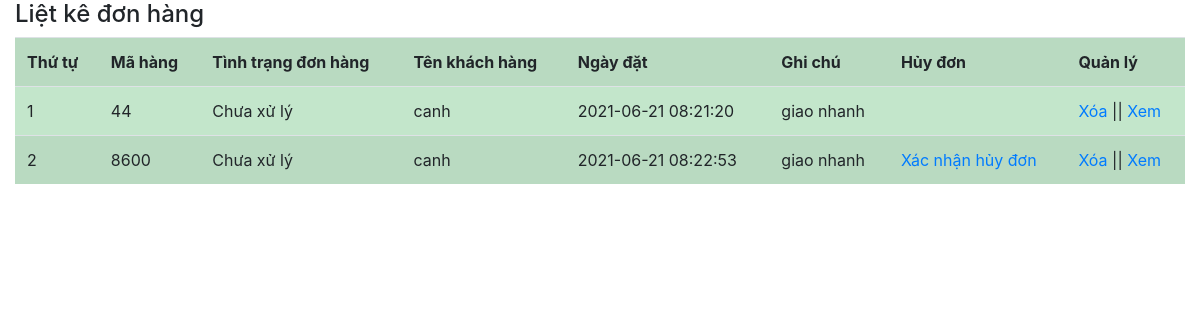
/admin/xulydonhang.php (signed in), run on the app's committed database.
### tables this page shows
CREATE TABLE `tbl_donhang` (
  `donhang_id` int(11) NOT NULL,
  `sanpham_id` int(11) NOT NULL,
  `soluong` int(11) NOT NULL,
  `mahang` varchar(50) NOT NULL,
  `khachhang_id` int(11) NOT NULL,
  `ngaythang` timestamp NOT NULL DEFAULT current_timestamp() ON UPDATE current_timestamp(),
  `tinhtrang` int(11) NOT NULL,
  `huydon` int(11) NOT NULL DEFAULT 0
);

CREATE TABLE `tbl_khachhang` (
  `khachhang_id` int(11) NOT NULL,
  `name` varchar(100) NOT NULL,
  `phone` varchar(50) NOT NULL,
  `address` varchar(200) NOT NULL,
  `note` text NOT NULL,
  `email` varchar(150) NOT NULL,
  `password` varchar(100) NOT NULL,
  `giaohang` int(11) NOT NULL
);

### admin/xulydonhang.php (the view, shortened to what this page needs)
<?php
	include('../db/connect.php');
?>
<!DOCTYPE html>
<html lang="en">
<head>
	 <link href="../css/bootstrap.css" rel="stylesheet" type="text/css" media="all" />
</head>
<body>
	<div class="container-fluid">
		<div class="row">
		<div class="col-md-12">
				<h4>Liệt kê đơn hàng</h4>
				<?php
				$sql_select = mysqli_query($con,"SELECT * FROM tbl_sanpham,tbl_khachhang,tbl_donhang WHERE tbl_donhang.sanpham_id=tbl_sanpham.sanpham_id AND tbl_donhang.khachhang_id=tbl_khachhang.khachhang_id GROUP BY mahang ");
				?>
				<table id ="hi" class="table table-success table-striped">
					<tr>
						<th>Thứ tự</th>
						<th>Mã hàng</th>
						<th>Tình trạng đơn hàng</th>
						<th>Tên khách hàng</th>
						<th>Ngày đặt</th>
						<th>Ghi chú</th>
						<th>Hủy đơn</th>
						<th>Quản lý</th>
					</tr>
					<?php
					$i = 0;
					while($row_donhang = mysqli_fetch_array($sql_select)){
						$i++;
					?>
					<tr>
						<td><?php echo $i; ?></td>
						<td><?php echo $row_donhang['mahang']; ?></td>
						<td><?php
							if($row_donhang['tinhtrang']==0){
								echo 'Chưa xử lý';
							}else{
								echo 'Đã xử lý';
							}
						?></td>
						<td><?php echo $row_donhang['name']; ?></td>
						<td><?php echo $row_donhang['ngaythang'] ?></td>
						<td><?php echo $row_donhang['note'] ?></td>
						<td><?php if($row_donhang['huydon']==0){ }elseif($row_donhang['huydon']==1){
							echo '<a href="xulydonhang.php?quanly=xemdonhang&mahang='.$row_donhang['mahang'].'&xacnhanhuy=2">Xác nhận hủy đơn</a>';
						}else{
							echo 'Đã hủy';
						}
						?></td>
						<td><a href="?xoadonhang=<?php echo $row_donhang['mahang'] ?>">Xóa</a> || <a href="?quanly=xemdonhang&mahang=<?php echo $row_donhang['mahang'] ?>">Xem </a></td>
					</tr>
					 <?php
					}
					?>
				</table>
			</div>
		</div>
	</div>
</body>
</html>

### admin/xulydonhang.php (style rules this page uses)
#hi { width=1000px; }

### data on the page
tbl_donhang: mahang "44", tinhtrang "Chưa xử lý", khachhang.name "canh", ngaythang "2021-06-21 08:21:20", khachhang.note "giao nhanh"
tbl_donhang: mahang "8600", tinhtrang "Chưa xử lý", khachhang.name "canh", ngaythang "2021-06-21 08:22:53", khachhang.note "giao nhanh"
